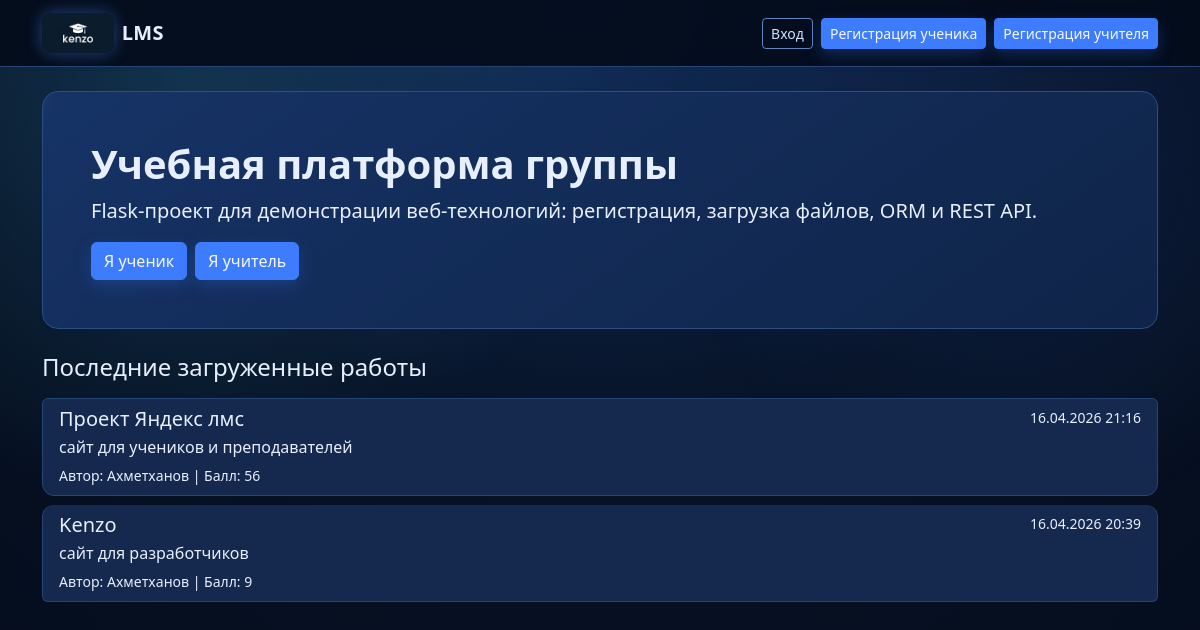
Before: / with the older database file.
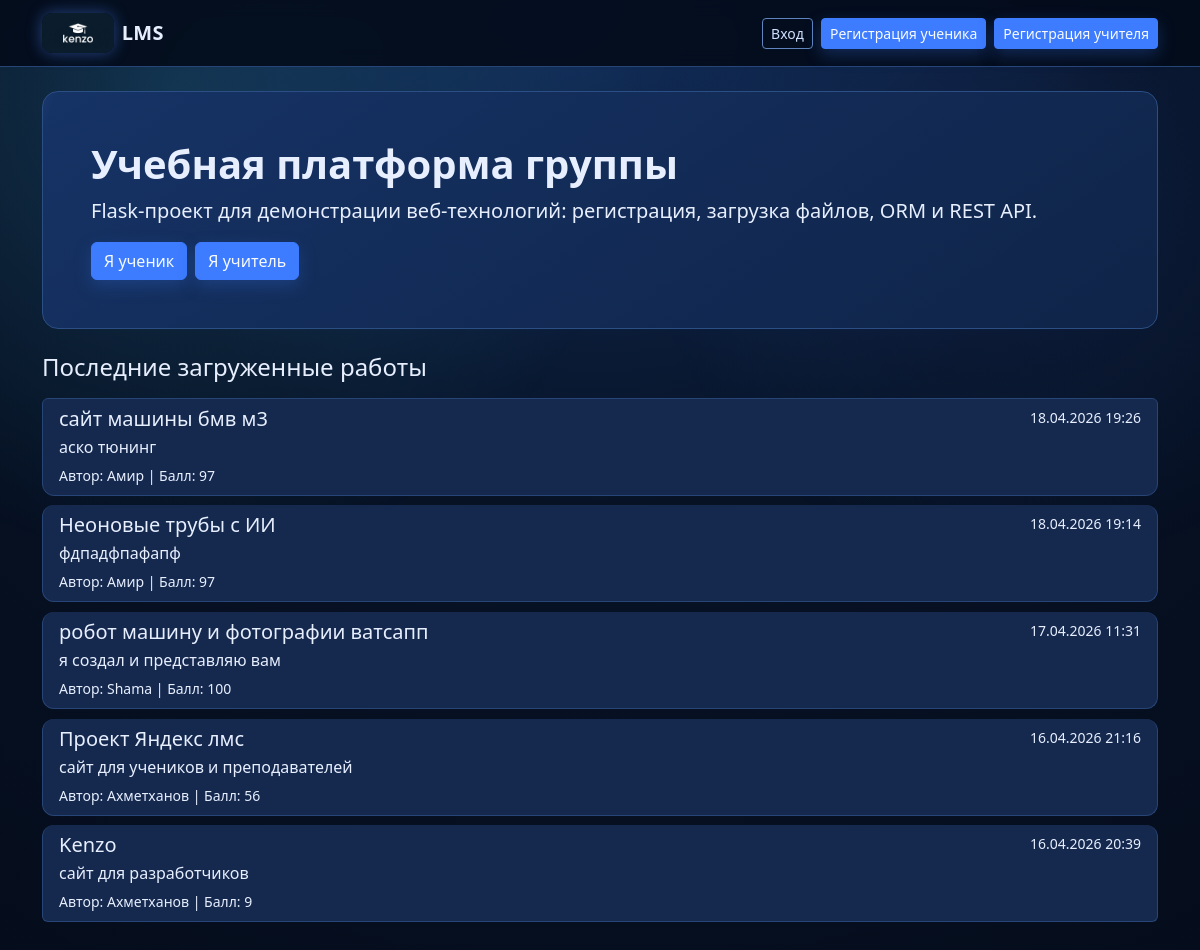
After: the same page with the newer database file.
### app/models.py (models this page shows, shortened)
class Submission(db.Model):
    id = db.Column(db.Integer, primary_key=True)
    title = db.Column(db.String(150), nullable=False)
    description = db.Column(db.Text, nullable=False)
    filename = db.Column(db.String(255), nullable=False)
    score = db.Column(db.Integer, default=0)
    teacher_comment = db.Column(db.Text, nullable=True)
    created_at = db.Column(db.DateTime, default=datetime.utcnow)
    assignment_id = db.Column(db.Integer, db.ForeignKey("assignment.id"), nullable=True)
    assignment = db.relationship("Assignment", back_populates="submissions")
    author_id = db.Column(db.Integer, db.ForeignKey("user.id"), nullable=False)
    author = db.relationship("User", back_populates="submissions")
    feedback_messages = db.relationship(
        "FeedbackMessage",
        back_populates="submission",
        cascade="all, delete-orphan",
        order_by="FeedbackMessage.created_at.asc()",
    )

class User(UserMixin, db.Model):
    id = db.Column(db.Integer, primary_key=True)
    username = db.Column(db.String(80), unique=True, nullable=False)
    email = db.Column(db.String(120), unique=True, nullable=False)
    role = db.Column(db.String(20), nullable=False, default="student")
    password_hash = db.Column(db.String(255), nullable=False)
    created_at = db.Column(db.DateTime, default=datetime.utcnow)
    submissions = db.relationship("Submission", back_populates="author", cascade="all, delete")

### app/routes/main.py (the view)
@main_bp.route("/")
def index():
    latest = Submission.query.order_by(Submission.created_at.desc()).limit(5).all()
    return render_template("index.html", latest=latest)

### app/templates/index.html (shortened to what this page needs)
{% extends "base.html" %}
{% block content %}
<section class="hero p-4 p-md-5 rounded-4 mb-4">
    <h1 class="display-6 fw-bold">Учебная платформа группы</h1>
    <p class="lead">Flask-проект для демонстрации веб-технологий: регистрация, загрузка файлов, ORM и REST API.</p>
    {% if not current_user.is_authenticated %}
        <div class="d-flex gap-2 flex-wrap">
            <a class="btn btn-success" href="{{ url_for('auth.register_student') }}">Я ученик</a>
            <a class="btn btn-info" href="{{ url_for('auth.register_teacher') }}">Я учитель</a>
        </div>
    {% endif %}
</section>
<section>
    <h2 class="h4 mb-3">Последние загруженные работы</h2>
    {% if latest %}
        <div class="list-group">
            {% for item in latest %}
                <div class="list-group-item">
                    <div class="d-flex w-100 justify-content-between">
                        <h5 class="mb-1">{{ item.title }}</h5>
                        <small>{{ item.created_at.strftime('%d.%m.%Y %H:%M') }}</small>
                    </div>
                    <p class="mb-1">{{ item.description }}</p>
                    <small>Автор: {{ item.author.username }} | Балл: {{ item.score }}</small>
                </div>
            {% endfor %}
        </div>
    {% else %}
        <p class="text-muted">Пока нет загруженных работ.</p>
    {% endif %}
</section>
{% endblock %}

### app/templates/base.html (shortened to what this page needs)
<!DOCTYPE html>
<html lang="ru">
<head>
    <link href="https://cdn.jsdelivr.net/npm/bootstrap@5.3.3/dist/css/bootstrap.min.css" rel="stylesheet">
    <link rel="stylesheet" href="{{ url_for('static', filename='css/style.css') }}">
</head>
<body>
<nav class="navbar navbar-expand-lg navbar-dark bg-dark">
    <div class="container">
        <a class="navbar-brand d-flex align-items-center gap-2" href="{{ url_for('main.index') }}">
            <img src="{{ url_for('static', filename='img/logo-kenzo-brand.png') }}" alt="Kenzo LMS" class="brand-logo">
            <span>LMS</span>
        </a>
        <div class="ms-auto d-flex gap-2">
            {% if current_user.is_authenticated %}
                <a class="btn btn-outline-light btn-sm" href="{{ url_for('main.dashboard') }}">Личный кабинет</a>
                {% set email_l = (current_user.email or "") | lower %}
                {% if current_user.role == "teacher" or "teacher" in email_l or current_user.email in config['TEACHER_EMAILS'] %}
                    <a class="btn btn-outline-light btn-sm" href="{{ url_for('main.teacher_assignments') }}">Задания</a>
                    <a class="btn btn-info btn-sm" href="{{ url_for('main.teacher_review') }}">Проверка работ</a>
                {% endif %}
                <a class="btn btn-warning btn-sm" href="{{ url_for('auth.logout') }}">Выйти</a>
            {% else %}
                <a class="btn btn-outline-light btn-sm" href="{{ url_for('auth.login') }}">Вход</a>
                <a class="btn btn-success btn-sm" href="{{ url_for('auth.register_student') }}">Регистрация ученика</a>
                <a class="btn btn-info btn-sm" href="{{ url_for('auth.register_teacher') }}">Регистрация учителя</a>
            {% endif %}
        </div>
    </div>
</nav>
<main class="container py-4">
    {% block content %}{% endblock %}
</main>
</body>
</html>

### app/static/css/style.css (style rules this page uses)
:root { --bg-main: #071225; --bg-surface: #0f1f3d; --bg-surface-soft: #15284e; --border-color: #274577; --text-main: #e7efff; --text-muted: #9db4de; --primary: #3d7bff; --primary-hover: #5690ff; --accent: #45c6ff; }
body { background: radial-gradient(circle at top, #122e5b 0%, var(--bg-main) 45%, #050d1c 100%); color: var(--text-main); min-height: 100vh; }
body::before { content: ""; position: fixed; inset: 0; pointer-events: none; background: radial-gradient(circle at 15% 10%, rgba(69, 198, 255, 0.18), transparent 35%), radial-gradient(circle at 85% 20%, rgba(61, 123, 255, 0.12), transparent 30%); z-index: -1; }
.navbar.bg-dark { background: rgba(4, 12, 26, 0.9) !important; border-bottom: 1px solid var(--border-color); backdrop-filter: blur(8px); }
.navbar-brand, .nav-link { color: var(--text-main) !important; }
.navbar-brand { font-weight: 700; letter-spacing: 0.3px; }
.brand-logo { height: 40px; width: auto; max-width: 160px; object-fit: contain; border-radius: 10px; box-shadow: 0 0 16px rgba(77, 134, 255, 0.45); }
.hero { background: linear-gradient(145deg, #163366 0%, #0f2448 100%); border: 1px solid #2b4f84; color: var(--text-main); position: relative; overflow: hidden; }
.hero::after { content: ""; position: absolute; inset: -60% auto auto -20%; width: 240px; height: 240px; background: radial-gradient(circle, rgba(108, 182, 255, 0.3), transparent 70%); animation: floatGlow 8s ease-in-out infinite; }
.list-group-item { background: var(--bg-surface-soft); border: 1px solid var(--border-color); border-radius: 0.75rem; margin-bottom: 0.6rem; color: var(--text-main); }
a { color: #8fbeff; }
.btn-primary, .btn-success, .btn-info { background: var(--primary); border-color: var(--primary); color: #f7fbff; box-shadow: 0 6px 16px rgba(44, 94, 191, 0.35); }
.btn-outline-light, .btn-outline-primary, .btn-outline-secondary, .btn-outline-success, .btn-outline-info { color: #cfe0ff; border-color: #5f84be; }
.btn { position: relative; overflow: hidden; transition: transform 0.22s ease, box-shadow 0.22s ease, background-color 0.22s ease, border-color 0.22s ease, color 0.22s ease; }
.btn::before { content: ""; position: absolute; top: -120%; left: -30%; width: 55%; height: 320%; background: linear-gradient(to right, transparent, rgba(255, 255, 255, 0.28), transparent); transform: rotate(22deg); opacity: 0; transition: left 0.45s ease, opacity 0.2s ease; pointer-events: none; }

Changed rows visible on the page:
added Submission: title "сайт машины бмв м3", created_at "18.04.2026 19:26", description "аско тюнинг", author.username "Амир", score "97"
added Submission: title "Неоновые трубы с ИИ", created_at "18.04.2026 19:14", description "фдпадфпафапф", author.username "Амир", score "97"
added Submission: title "робот машину и фотографии ватсапп", created_at "17.04.2026 11:31", description "я создал и представляю вам", author.username "Shama", score "100"
